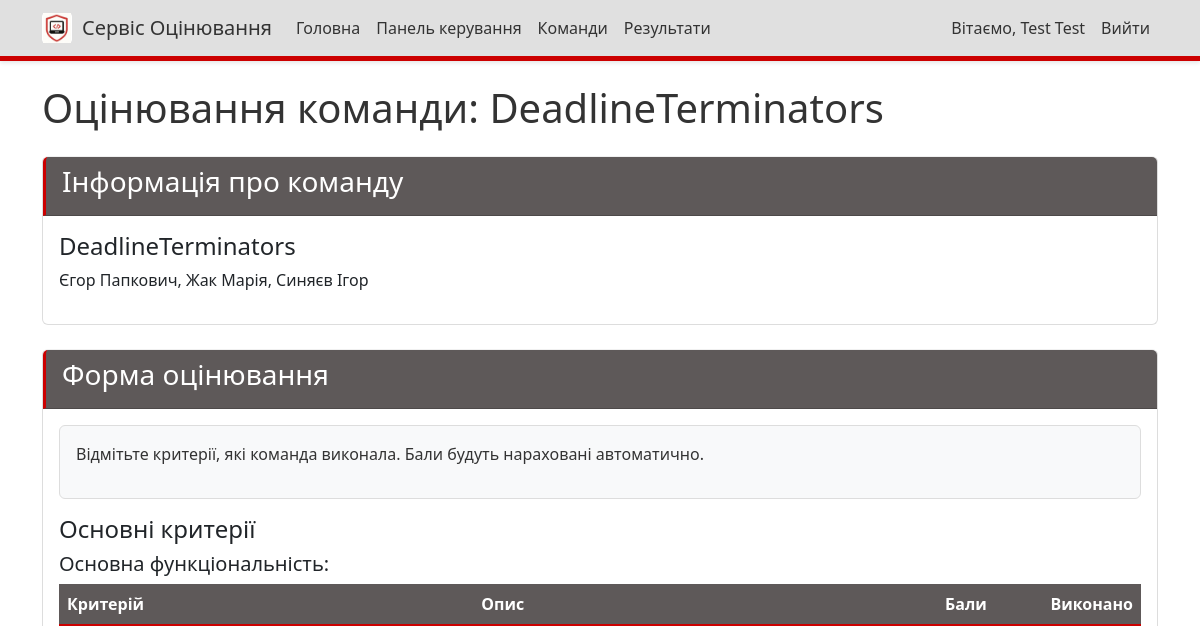
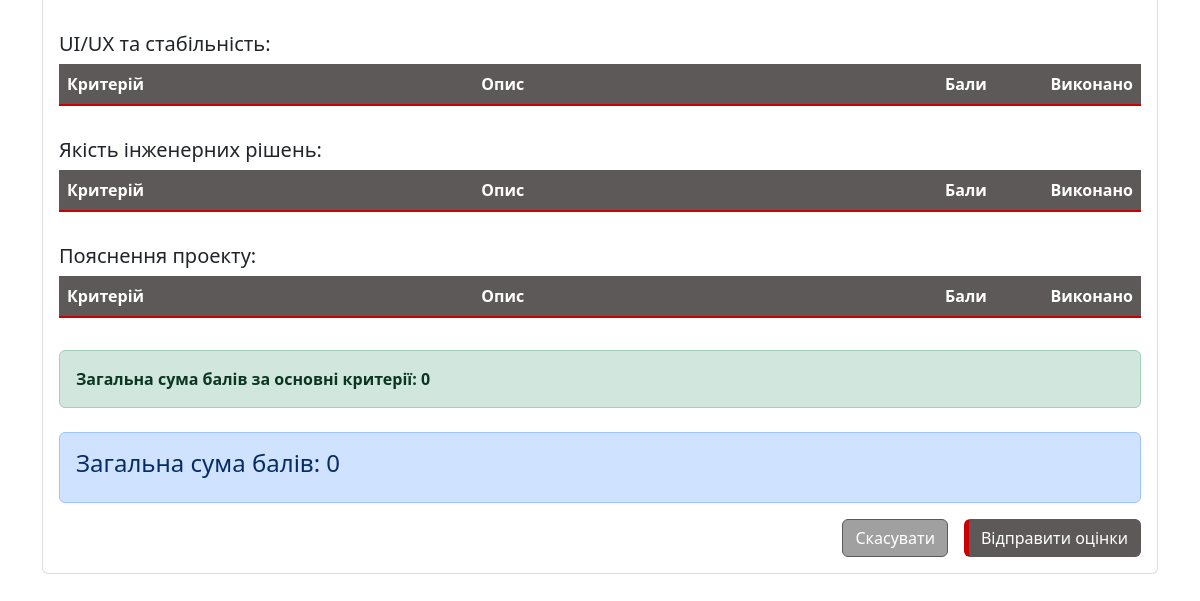
Page /judge/6/ (signed in) on the earlier database version (2 pictures, top to bottom).
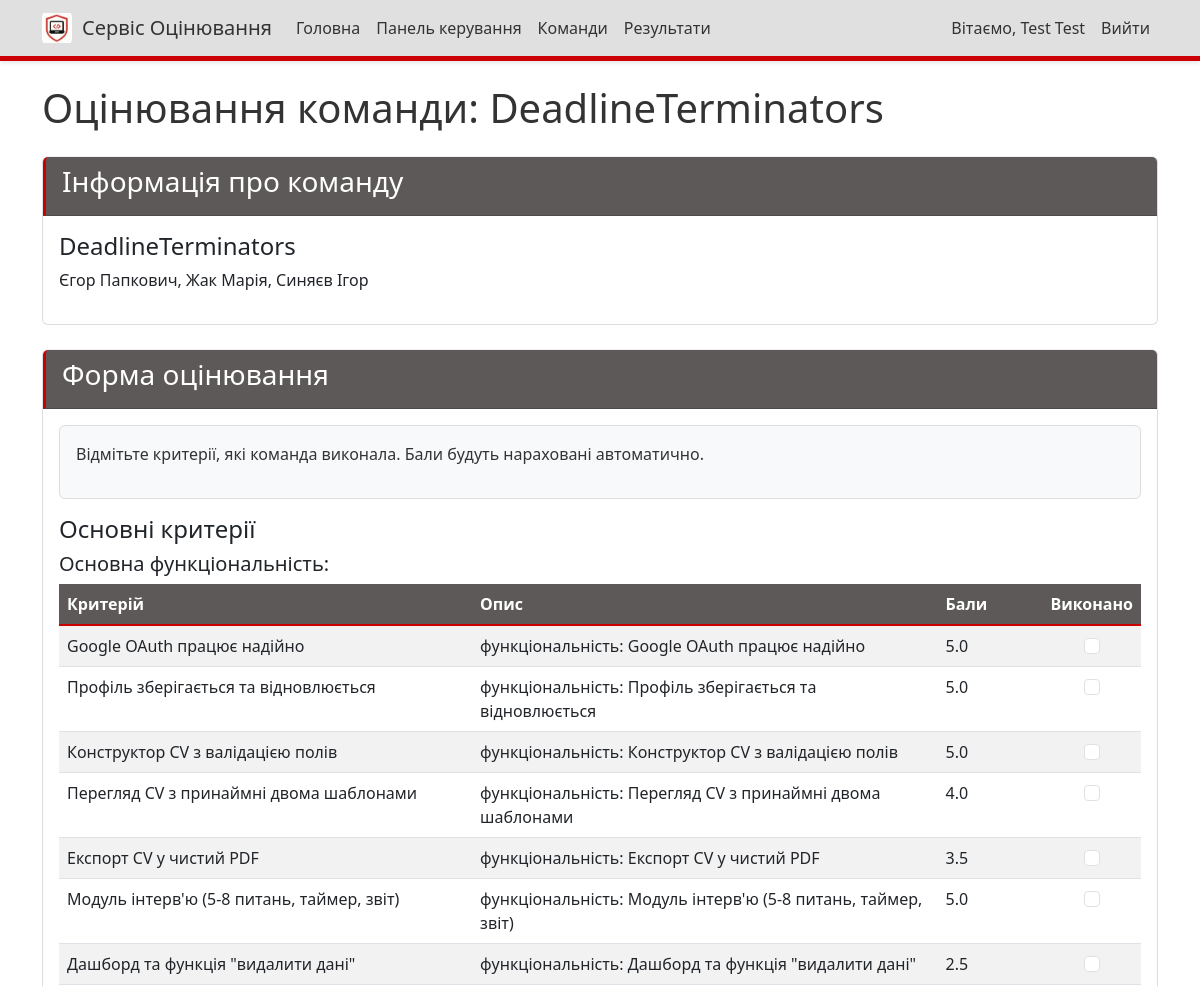
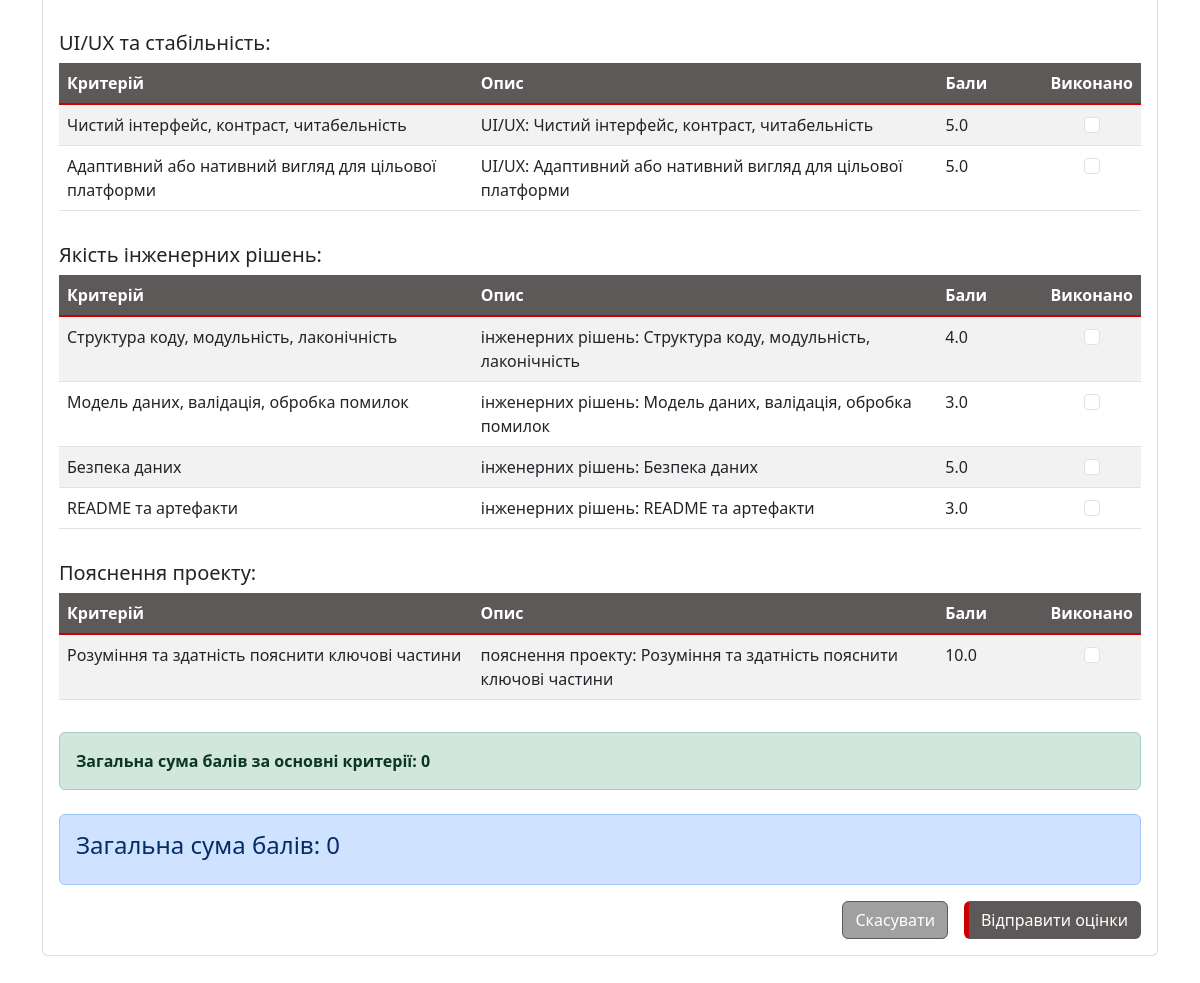
Same page on the later database version (2 pictures, top to bottom).
### judging/models.py (models this page shows, shortened)
class Team(models.Model):
    name = models.CharField(max_length=100)
    description = models.TextField(blank=True)
    members = models.TextField(blank=True, help_text="List of team members, one per line")
    members_info = models.TextField(blank=True, help_text="Additional information about team members in format: Student - leader, university, year of study")
    service = models.CharField(max_length=1, choices=SERVICE_CHOICES, blank=True, null=True, help_text="Service vector for the team")

class Criteria(models.Model):
    name = models.CharField(max_length=100)
    description = models.TextField(blank=True)
    type = models.CharField(max_length=5, choices=CRITERIA_TYPES, default='main', help_text="Type of criteria (main or bonus)")
    service = models.CharField(max_length=1, choices=SERVICE_CHOICES, blank=True, null=True, help_text="Service vector this criteria applies to (for bonus criteria)")
    points = models.FloatField(default=0, help_text="Points awarded when this criterion is checked")
    class Meta:
        verbose_name_plural = "Criteria"

### judging/views.py (the view, shortened to what this page needs)
# urls.py: path('judge/<int:team_id>/', views.judge_team, name='judge_team'),
@login_required
def judge_team(request, team_id):
    team = get_object_or_404(Team, id=team_id)
    is_admin = request.user.is_staff or request.user.is_superuser
    main_criteria = Criteria.objects.filter(type='main')
    bonus_criteria = []
    if team.service:
        bonus_criteria = Criteria.objects.filter(type='bonus', service=team.service)
    all_criteria = list(main_criteria) + list(bonus_criteria)
    existing_scores = {}
    for criteria in all_criteria:
        score = Score.objects.filter(judge=request.user, team=team, criteria=criteria).first()
        if score:
            existing_scores[criteria.id] = score.checked
    service_form = None
    context = {
        'team': team,
        'main_criteria': main_criteria,
        'bonus_criteria': bonus_criteria,
        'existing_scores': existing_scores,
        'is_admin': is_admin,
        'service_form': service_form,
    }
    return render(request, 'judging/judge_team.html', context)

### judging/templatetags/custom_filters.py (called while the page is built)
@register.filter
def get_item(dictionary, key):
    return dictionary.get(key)

### judging/templates/judging/judge_team.html (shortened to what this page needs)
{% extends 'judging/base.html' %}
{% load custom_filters %}
{% block content %}
<h1 class="mb-4">Оцінювання команди: {{ team.name }}</h1>
<div class="card mb-4">
    <div class="card-header">
        <h3>Інформація про команду</h3>
    </div>
    <div class="card-body">
        <h4>{{ team.name }}</h4>
        <p>{{ team.members }}</p>
    </div>
</div>
<div class="card">
    <div class="card-header">
        <h3>Форма оцінювання</h3>
    </div>
    <div class="card-body">
        <form method="post" id="score-form">
            <div class="alert alert-info">
                <p>Відмітьте критерії, які команда виконала. Бали будуть нараховані автоматично.</p>
            </div>
            <div class="criteria-section mb-4">
                <h4>Основні критерії</h4>
                <div class="criteria-category mb-3">
                    <h5>Основна функціональність:</h5>
                    <div class="table-responsive">
                        <table class="table table-striped">
                            <thead>
                                <tr>
                                    <th style="width: 40%">Критерій</th>
                                    <th style="width: 45%">Опис</th>
                                    <th style="width: 10%">Бали</th>
                                    <th style="width: 5%">Виконано</th>
                                </tr>
                            </thead>
                            <tbody>
                                {% for criteria in main_criteria %}
                                {% if "функціональність" in criteria.description %}
                                <tr>
                                    <td>{{ criteria.name }}</td>
                                    <td>{{ criteria.description }}</td>
                                    <td>{{ criteria.points }}</td>
                                    <td class="text-center">
                                        <input
                                            type="checkbox"
                                            name="criteria_{{ criteria.id }}"
                                            class="form-check-input criteria-checkbox"
                                            data-points="{{ criteria.points }}"
                                        >
                                    </td>
                                </tr>
                                {% endif %}
                                {% endfor %}
                            </tbody>
                        </table>
                    </div>
                </div>
                <div class="criteria-category mb-3">
                    <h5>UI/UX та стабільність:</h5>
                    <div class="table-responsive">
                        <table class="table table-striped">
                            <thead>
                                <tr>
                                    <th style="width: 40%">Критерій</th>
                                    <th style="width: 45%">Опис</th>
                                    <th style="width: 10%">Бали</th>
                                    <th style="width: 5%">Виконано</th>
                                </tr>
                            </thead>
                            <tbody>
                                {% for criteria in main_criteria %}
                                {% if "UI/UX" in criteria.description %}
                                <tr>
                                    <td>{{ criteria.name }}</td>
                                    <td>{{ criteria.description }}</td>
                                    <td>{{ criteria.points }}</td>
                                    <td class="text-center">
                                        <input
                                            type="checkbox"
                                            name="criteria_{{ criteria.id }}"
                                            class="form-check-input criteria-checkbox"
                                            data-points="{{ criteria.points }}"
                                        >
                                    </td>
                                </tr>
                                {% endif %}
                                {% endfor %}
                            </tbody>
                        </table>
                    </div>
                </div>
                <div class="criteria-category mb-3">
                    <h5>Якість інженерних рішень:</h5>
                    <div class="table-responsive">
                        <table class="table table-striped">
                            <thead>
                                <tr>
                                    <th style="width: 40%">Критерій</th>
                                    <th style="width: 45%">Опис</th>
                                    <th style="width: 10%">Бали</th>
                                    <th style="width: 5%">Виконано</th>
                                </tr>
                            </thead>
                            <tbody>
                                {% for criteria in main_criteria %}
                                {% if "інженерних" in criteria.description %}
                                <tr>
                                    <td>{{ criteria.name }}</td>
                                    <td>{{ criteria.description }}</td>
                                    <td>{{ criteria.points }}</td>
                                    <td class="text-center">
                                        <input
                                            type="checkbox"
                                            name="criteria_{{ criteria.id }}"
                                            class="form-check-input criteria-checkbox"
                                            data-points="{{ criteria.points }}"
                                        >
                                    </td>
                                </tr>
                                {% endif %}
                                {% endfor %}
                            </tbody>
                        </table>
                    </div>
                </div>
                <div class="criteria-category mb-3">
                    <h5>Пояснення проекту:</h5>
                    <div class="table-responsive">
                        <table class="table table-striped">
                            <thead>
                                <tr>
                                    <th style="width: 40%">Критерій</th>
                                    <th style="width: 45%">Опис</th>
                                    <th style="width: 10%">Бали</th>
                                    <th style="width: 5%">Виконано</th>
                                </tr>
                            </thead>
                            <tbody>
                                {% for criteria in main_criteria %}
                                {% if "пояснення" in criteria.description %}
                                <tr>
                                    <td>{{ criteria.name }}</td>
                                    <td>{{ criteria.description }}</td>
                                    <td>{{ criteria.points }}</td>
                                    <td class="text-center">
                                        <input
                                            type="checkbox"
                                            name="criteria_{{ criteria.id }}"
                                            class="form-check-input criteria-checkbox"
                                            data-points="{{ criteria.points }}"
                                        >
                                    </td>
                                </tr>
                                {% endif %}
                                {% endfor %}
                            </tbody>
                        </table>
                    </div>
                </div>
                <div class="alert alert-success">
                    <strong>Загальна сума балів за основні критерії: <span id="main-total">0</span></strong>
                </div>
            </div>
            <div class="alert alert-primary">
                <h4>Загальна сума балів: <span id="grand-total">0</span></h4>
            </div>
            <div class="d-grid gap-2 d-md-flex justify-content-md-end">
                <a href="{% url 'team_list' %}" class="btn btn-secondary me-md-2">Скасувати</a>
                <button type="submit" name="save_scores" class="btn btn-primary">Відправити оцінки</button>
            </div>
        </form>
    </div>
</div>
{% endblock %}

### judging/templates/judging/base.html (shortened to what this page needs)
<!DOCTYPE html>
<html lang="uk">
<head>
    <link href="https://cdn.jsdelivr.net/npm/bootstrap@5.3.0-alpha1/dist/css/bootstrap.min.css" rel="stylesheet">
    {% load static %}
    <link href="{% static 'judging/css/custom.css' %}" rel="stylesheet">
</head>
<body>
    <nav class="navbar navbar-expand-md navbar-light fixed-top">
        <div class="container">
            <div class="d-flex align-items-center">
                <div class="logo-container">
                    <img src="{% static 'judging/images/logo.png' %}" alt="Логотип Сервісу Оцінювання" class="logo-image">
                </div>
                <a class="navbar-brand" href="{% url 'home' %}">Сервіс Оцінювання</a>
            </div>
            <div class="collapse navbar-collapse" id="navbarNav">
                <ul class="navbar-nav me-auto">
                    <li class="nav-item">
                        <a class="nav-link" href="{% url 'home' %}">Головна</a>
                    </li>
                    {% if user.is_authenticated %}
                    <li class="nav-item">
                        <a class="nav-link" href="{% url 'dashboard' %}">Панель керування</a>
                    </li>
                    {% if not user.is_staff and not user.is_superuser %}
                    <li class="nav-item">
                        <a class="nav-link" href="{% url 'team_list' %}">Команди</a>
                    </li>
                    {% endif %}
                    {% endif %}
                    <li class="nav-item">
                        <a class="nav-link" href="{% url 'results' %}">Результати</a>
                    </li>
                </ul>
                <ul class="navbar-nav">
                    {% if user.is_authenticated %}
                    <li class="nav-item">
                        <span class="nav-link">Вітаємо, {{ user.first_name }} {{ user.last_name }}</span>
                    </li>
                    <li class="nav-item">
                        <a class="nav-link" href="{% url 'login' %}">Вийти</a>
                    </li>
                    {% else %}
                    <li class="nav-item">
                        <a class="nav-link" href="{% url 'login' %}">Увійти</a>
                    </li>
                    {% endif %}
                </ul>
            </div>
        </div>
    </nav>
    <div class="container mt-4">
        {% block content %}{% endblock %}
    </div>
</body>
</html>

### judging/static/judging/css/custom.css (style rules this page uses)
.navbar { background-color: #e0e0e0 !important; box-shadow: 0 2px 4px rgba(0, 0, 0, 0.1); border-bottom: 5px solid #cc0000 !important; }
.navbar-light .navbar-brand, .navbar-light .nav-link { color: #333333 !important; }
.btn-primary { background-color: #5e5959 !important; border-color: #5e5959 !important; color: #ffffff !important; border-left: 5px solid #cc0000 !important; }
.btn-secondary { background-color: #a0a0a0 !important; border-color: #5e5959 !important; }
.card-header { background-color: #5e5959 !important; color: #ffffff !important; border-left: 3px solid #cc0000 !important; }
.card { border-color: #dddddd !important; border-top: 1px solid #f0f0f0 !important; }
.table-striped tbody tr:nth-of-type(odd) { background-color: #f9f9f9 !important; }
.table thead th { background-color: #5e5959 !important; color: #ffffff !important; border-bottom: 2px solid #cc0000 !important; }
.alert-info { background-color: #f8f9fa !important; border-color: #dddddd !important; color: #333333 !important; }
body { background-color: #ffffff !important; color: #333333 !important; }
.logo-container { height: 30px; width: 30px; background-color: #ffffff; margin-right: 10px; display: flex; align-items: center; justify-content: center; border-radius: 4px; }
.logo-image { max-width: 100%; max-height: 100%; width: auto; height: auto; }

### judging/templates/judging/base.html (style rules this page uses)
body { padding-top: 60px; padding-bottom: 40px; }

Differences in the rows shown:
added Criteria: name "Google OAuth працює надійно", description "функціональність: Google OAuth працює надійно", points "5.0", shown under "Основна функціональність:"
added Criteria: name "Профіль зберігається та відновлюється", description "функціональність: Профіль зберігається та відновлюється", points "5.0", shown under "Основна функціональність:"
added Criteria: name "Конструктор CV з валідацією полів", description "функціональність: Конструктор CV з валідацією полів", points "5.0", shown under "Основна функціональність:"
added Criteria: name "Перегляд CV з принаймні двома шаблонами", description "функціональність: Перегляд CV з принаймні двома шаблонами", points "4.0", shown under "Основна функціональність:"
added Criteria: name "Експорт CV у чистий PDF", description "функціональність: Експорт CV у чистий PDF", points "3.5", shown under "Основна функціональність:"
added Criteria: name "Модуль інтерв'ю (5-8 питань, таймер, звіт)", description "функціональність: Модуль інтерв'ю (5-8 питань, таймер, звіт)", points "5.0", shown under "Основна функціональність:"
added Criteria: name "Дашборд та функція \"видалити дані\"", description "функціональність: Дашборд та функція \"видалити дані\"", points "2.5", shown under "Основна функціональність:"
added Criteria: name "Чистий інтерфейс, контраст, читабельність", description "UI/UX: Чистий інтерфейс, контраст, читабельність", points "5.0", shown under "UI/UX та стабільність:"
added Criteria: name "Адаптивний або нативний вигляд для цільової платформи", description "UI/UX: Адаптивний або нативний вигляд для цільової платформи", points "5.0", shown under "UI/UX та стабільність:"
added Criteria: name "Структура коду, модульність, лаконічність", description "інженерних рішень: Структура коду, модульність, лаконічність", points "4.0", shown under "Якість інженерних рішень:"
added Criteria: name "Модель даних, валідація, обробка помилок", description "інженерних рішень: Модель даних, валідація, обробка помилок", points "3.0", shown under "Якість інженерних рішень:"
added Criteria: name "Безпека даних", description "інженерних рішень: Безпека даних", points "5.0", shown under "Якість інженерних рішень:"
added Criteria: name "README та артефакти", description "інженерних рішень: README та артефакти", points "3.0", shown under "Якість інженерних рішень:"
added Criteria: name "Розуміння та здатність пояснити ключові частини", description "пояснення проекту: Розуміння та здатність пояснити ключові частини", points "10.0", shown under "Пояснення проекту:"
